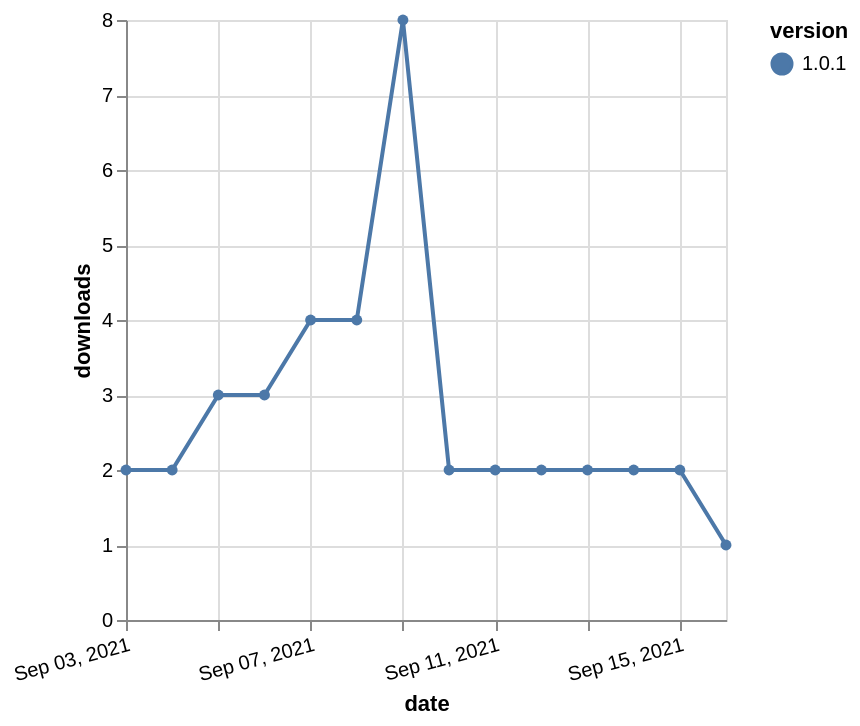

The specification (Vega-Lite) saved for this image:
### Vega-Lite specification from a JSON file in a GitHub repository (floating-point values rounded to 4 significant figures)
{"$schema": "https://vega.github.io/schema/vega-lite/v5.json", "description": "A simple bar chart with embedded data.", "data": {"values": [{"date": "2021-09-03", "total": 3113, "delta": 2, "version": "1.0.1"}, {"date": "2021-09-04", "total": 3115, "delta": 2, "version": "1.0.1"}, {"date": "2021-09-05", "total": 3118, "delta": 3, "version": "1.0.1"}, {"date": "2021-09-06", "total": 3121, "delta": 3, "version": "1.0.1"}, {"date": "2021-09-07", "total": 3125, "delta": 4, "version": "1.0.1"}, {"date": "2021-09-08", "total": 3129, "delta": 4, "version": "1.0.1"}, {"date": "2021-09-09", "total": 3137, "delta": 8, "version": "1.0.1"}, {"date": "2021-09-10", "total": 3139, "delta": 2, "version": "1.0.1"}, {"date": "2021-09-11", "total": 3141, "delta": 2, "version": "1.0.1"}, {"date": "2021-09-12", "total": 3143, "delta": 2, "version": "1.0.1"}, {"date": "2021-09-13", "total": 3145, "delta": 2, "version": "1.0.1"}, {"date": "2021-09-14", "total": 3147, "delta": 2, "version": "1.0.1"}, {"date": "2021-09-15", "total": 3149, "delta": 2, "version": "1.0.1"}, {"date": "2021-09-16", "total": 3150, "delta": 1, "version": "1.0.1"}]}, "width": "container", "mark": {"type": "line", "point": {"filled": true}}, "encoding": {"x": {"field": "date", "type": "temporal", "timeUnit": "yearmonthdate", "title": "date", "axis": {"labelAngle": -15}}, "y": {"field": "delta", "type": "quantitative", "title": "downloads"}, "color": {"field": "version", "type": "nominal"}, "tooltip": {"field": "delta"}}}
